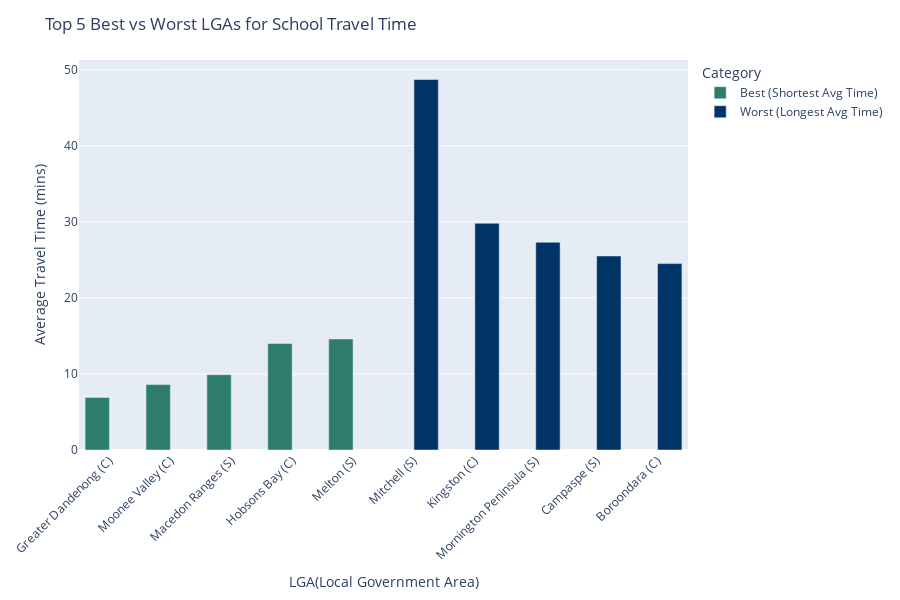

Notebook code for this chart:
### Code cell
import plotly.express as px

# compare top 5 best vs worst Travel time to school by LGAs
fig_combined = px.bar(
    combined,
    x=lga_col,
    y='avg_time',
    color='Category',
    barmode='group',
    title='Top 5 Best vs Worst LGAs for School Travel Time',
    labels={lga_col: 'LGA(Local Government Area)', 'avg_time': 'Average Travel Time (mins)'},
    color_discrete_map={
        'Best (Shortest Avg Time)': '#2E7D6C',  
        'Worst (Longest Avg Time)': '#003366'   
    }
)

fig_combined.update_layout(
    xaxis_tickangle=-45,
    height=600,
    margin=dict(l=40, r=20, t=60, b=120)
)

fig_combined.show()

### Figure 1 — Plotly figure (JSON) as saved in the notebook; plotly's stock layout.template omitted (floating-point values rounded to 4 significant figures)
{"data": [{"alignmentgroup": "True", "hovertemplate": "Category=Best (Shortest Avg Time)<br>LGA(Local Government Area)=%{x}<br>Average Travel Time (mins)=%{y}<extra></extra>", "legendgroup": "Best (Shortest Avg Time)", "marker": {"color": "#2E7D6C", "pattern": {"shape": ""}}, "name": "Best (Shortest Avg Time)", "offsetgroup": "Best (Shortest Avg Time)", "orientation": "v", "showlegend": true, "textposition": "auto", "type": "bar", "x": ["Greater Dandenong (C)", "Moonee Valley (C)", "Macedon Ranges (S)", "Hobsons Bay (C)", "Melton (S)"], "xaxis": "x", "y": [6.9, 8.6, 9.9, 14.0, 14.6], "yaxis": "y"}, {"alignmentgroup": "True", "hovertemplate": "Category=Worst (Longest Avg Time)<br>LGA(Local Government Area)=%{x}<br>Average Travel Time (mins)=%{y}<extra></extra>", "legendgroup": "Worst (Longest Avg Time)", "marker": {"color": "#003366", "pattern": {"shape": ""}}, "name": "Worst (Longest Avg Time)", "offsetgroup": "Worst (Longest Avg Time)", "orientation": "v", "showlegend": true, "textposition": "auto", "type": "bar", "x": ["Mitchell (S)", "Kingston (C)", "Mornington Peninsula (S)", "Campaspe (S)", "Boroondara (C)"], "xaxis": "x", "y": [48.7, 29.8, 27.3, 25.5, 24.5], "yaxis": "y"}], "layout": {"barmode": "group", "height": 600, "legend": {"title": {"text": "Category"}, "tracegroupgap": 0}, "margin": {"b": 120, "l": 40, "r": 20, "t": 60}, "title": {"text": "Top 5 Best vs Worst LGAs for School Travel Time"}, "xaxis": {"anchor": "y", "domain": [0, 1], "tickangle": -45, "title": {"text": "LGA(Local Government Area)"}}, "yaxis": {"anchor": "x", "domain": [0, 1], "title": {"text": "Average Travel Time (mins)"}}}}
